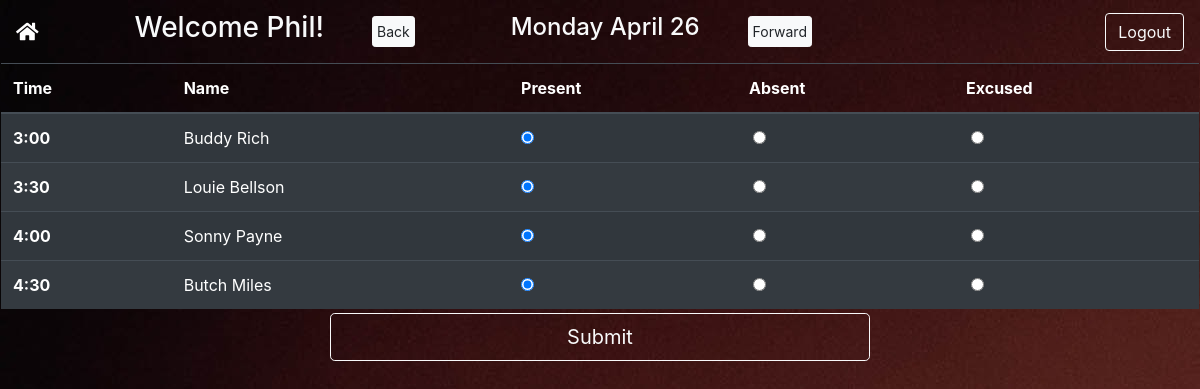
Screenshot of /teacher/5/ (signed in) with the database file from the repository.
### rm_sam/models.py (models this page shows, shortened)
class Student(models.Model):
    first = models.CharField(max_length=100, default=None)
    last = models.CharField(max_length=100, default=None)
    time = models.CharField(max_length=30, null=True, blank=True)
    day = models.CharField(max_length=100, null=True, blank=True)
    start_date = models.DateField(auto_now_add=False, auto_now=False, default=datetime.date.today, null=True,blank=True)
    teacher = models.ForeignKey(Teacher, on_delete=models.CASCADE)
    charge_rate = models.CharField(max_length=30, default='$120', null=True)
    notes = models.TextField(blank=True, null=True)
    present = models.IntegerField(default=0)
    unexcused = models.IntegerField(default=0)
    make_up = models.IntegerField(default=0)
    active = models.BooleanField(default=True)
    creator = models.ForeignKey(User, null=True, blank=True, on_delete=models.CASCADE)
    created = models.DateField(auto_now_add=True)

### rm_sam/views.py (the view)
# urls.py: path('teacher/<int:teacher_id>/', views.teacher, name='teacher'),
@login_required(login_url='/login/')
def teacher(request, teacher_id, today=timezone.localdate().strftime('%Y-%m-%d')):
    today = datetime.strptime(today, '%Y-%m-%d')
    year = today.year
    day = today.day
    month = today.strftime('%B')
    today = today.strftime('%A').lower()
    students = Student.objects.all().filter(teacher=teacher_id, day=today, active=True).order_by('time')
    current_teacher = Teacher.objects.filter(id=teacher_id)
    if request.method == "POST":
        for student in students:
            request_id = str(student.id) + "_attendance"
            student_attendance = request.POST[request_id]
            if student_attendance == 'true':
                data = 'present'
            else:
                data = "absent"
                if student_attendance == 'excused':
                    data = "makeup"
                    Student.objects.filter(id=student.id).update(make_up=F('make_up') + 1)
            if Lesson.objects.all().filter(student=student.id, teacher=teacher_id, month=month, year=year).count() == 0:
                lesson_attrs = {
                    "student_id": student.id,
                    "teacher_id": student.teacher.id,
                    "month": month,
                    "year": year,
                    "lessons": {
                        day: data
                    }
                }
                new_lesson = Lesson.objects.create(**lesson_attrs)
                serializer = LessonSerializer(data=new_lesson)
                if serializer.is_valid():
                    serializer.save()
            else:
                lesson = Lesson.objects.get(student=student.id, teacher=teacher_id, month=month, year=year)
                lesson.lessons[day] = data
                lesson.save()
        return redirect('home')
    else:
        return render(request, 'teacher.html',
                      {'current_teacher': current_teacher, 'students': students,
                       'today': today, 'month': month, 'day' : day})

### templates/teacher.html (shortened to what this page needs)
{% load static %}
<!DOCTYPE html>
<html lang="en">
<head>
    <link rel="stylesheet" href="https://maxcdn.bootstrapcdn.com/bootstrap/4.4.1/css/bootstrap.min.css">
    <link rel="stylesheet" href="https://use.fontawesome.com/releases/v5.7.0/css/all.css">
    <link rel="stylesheet" href="{% static 'css/teacherstyles.css' %}">
</head>
<body id="body">
<nav class="teachernav navbar navbar-expand-lg navbar-dark bg-dark">
    <div class="nav-item">
        <a class="fas fa-home fa-home-lg navbar-brand mr-5" href="{% url 'home' %}"></a>
    </div>
    <h3 class="h3 text-light ml-5 mr-5 ">Welcome {{ user.first_name }}!</h3>
    <a class="btn btn-sm btn-light p-1 mr-5 mb-2 mt-2" href="#">Back</a>
    <h4 class="h4 text-light ml-lg-5"> {{ today|title }} {{ month }} {{ day }}</h4>
    <a class="btn btn-sm btn-light p-1 ml-5 mb-2 mt-2" href="#">Forward</a>
    <div class="collapse navbar-collapse" id="navbarSupportedContent">
        <ul class="navbar-nav ml-auto">
            <li class="nav-item">
                <a class="btn btn-outline-light" href="{% url 'logout' %}">Logout</a>
            </li>
        </ul>
    </div>
</nav>
<div class="table-responsive table-striped">
    <form action="" id="attendance_form" class="row px-3" method="post">{% csrf_token %}
        <table class="table table-dark m-0">
            <thead class="teachernav">
            <tr>
                <th class="header font-weight-bold" scope="col">Time</th>
                <th class="header font-weight-bold" scope="col">Name</th>
                <th class="header font-weight-bold" scope="col">Present<br></th>
                <th class="header font-weight-bold" scope="col">Absent</th>
                <th class="header font-weight-bold" scope="col">Excused</th>
            </tr>
            </thead>
            <tbody>
            {% for student in students %}
                <tr>
                <th scope="row">
                    <bold>{{ student.time }}</bold>
                </th>
                <td>{{ student.first }} {{ student.last }}</td>
                <td>
                    <input type="radio" id="{{ student.id }}_present"
                           name="{{ student.id }}_attendance" value="true" checked="checked">
                </td>
                <td>
                    <input type="radio" id="{{ student.id }}_absent"
                           name="{{ student.id }}_attendance" value="false">
                </td>
                <td>
                    <input type="radio" id="{{ student.id }}_excused"
                           name="{{ student.id }}_attendance" value="excused">
                </td>
            {% endfor %}
            </tbody>
        </table>
        <div class="container mt-1">
            <div class="row">
                <div class="col col-3"></div>
                <div class="col col-6">
                    <input class="btn btn-outline-light btn-lg btn-block" id="attendance_update" type="submit"
                           value="Submit">
                </div>
                <div class="col col-3"></div>
            </div>
        </div>
    </form>
</div>
</body>
</html>

### static/css/teacherstyles.css (style rules this page uses)
.teachernav { background: url("../images/rock.jpg"); }
.header { color: white; }
#body { background: url("../images/rock.jpg"); }

### rows the page displays
Student: time "3:00", first "Buddy", last "Rich"
Student: time "3:30", first "Louie", last "Bellson"
Student: time "4:00", first "Sonny", last "Payne"
Student: time "4:30", first "Butch", last "Miles"

### other values shown
{{ user.first_name }} "Phil"
{{ today|title }} "Monday"
{{ month }} "April"
{{ day }} "26"
